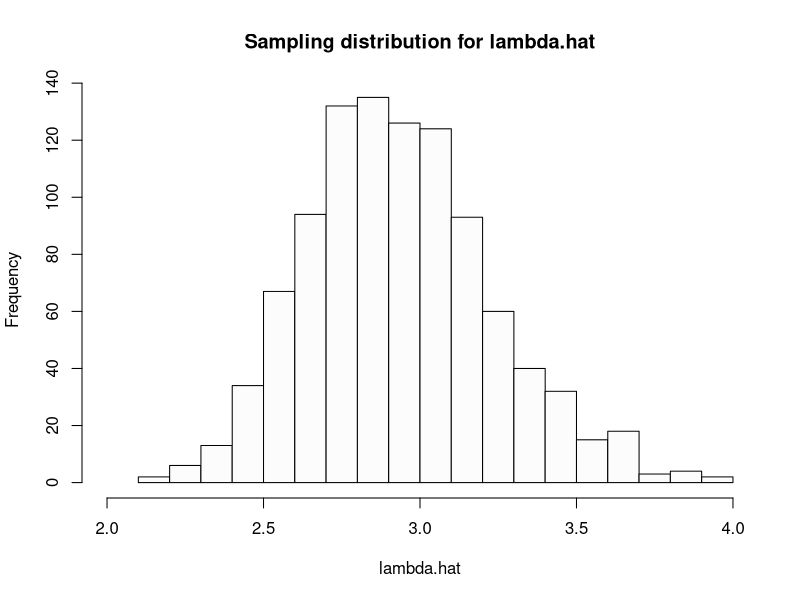
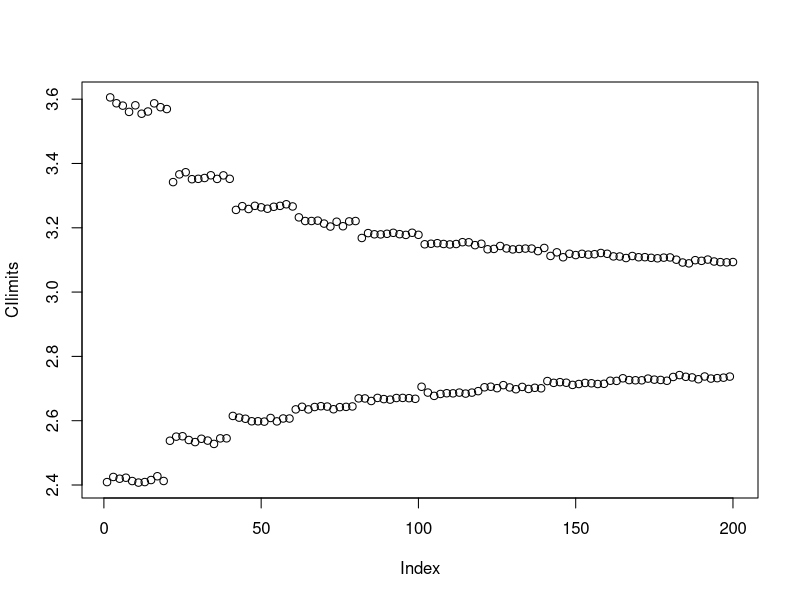

Recreate these plots in R, in order.
# HW 6 - Due Tuesday October 18, 2016 in moodle and hardcopy in class. 
# Upload R file to Moodle with name: HW5_490IDS_YourClassID.R
# Do not remove any of the comments. These are marked by #

# Please ensure that no identifying information (other than your class ID) 
# is on your paper copy, including your name


# We will use the bootstrap technique to generate confidence intervals

# 1. Suppose we have a sample of data from an exponential distribution 
# with parameter lambda. In this case use lambda.hat = 1/mean(X). 

# As the number of observations increases, does the estimate for lambda 
# become roughly normally distributed? We will answer this question in
# the following parts.

# 1a. (1) Generate 100 observations of test data, with lambda=3. Remember
# to set your seed before carrying out any computations.
set.seed(0)
lambda=3
n=100
expsample <- rexp(100,3)

# 1b. (1) What is the mean of your test data? (give the code and the value)

mean(expsample)
#[1] 0.344049

# 1c. (1) What is your estimate lambda.hat? (give the code and the value)

lambda.hat <- 1/mean(expsample)
lambda.hat
#[1] 2.906563

# 2. Now use the bootstrap to estimate the distribution of 
# lambda.hat and create bootstrap confidence intervals for lambda, 
# rather than the approach in 1).

# 2a. (1) Form a set of bootstrap estimates of our parameter by generating B
# random samples as you did once in 1a but use lambda.hat since we do not
# know the true lambda in this case (keep n=100). Set B=1000, and again set
# your seed.

set.seed(0)
n=100
B=1000
mean_bssample <- replicate(B,1/mean(rexp(n,lambda.hat)))

# 2b. (1) Get a new estimate for lambda.hat from each of the bootstrap samples
# in 2a. You'll want to create a matrix to receive each value. You should 
# have 1000 estimates for lambda.hat now.

matrix_bs <- matrix(mean_bssample)
length(matrix_bs)
#[1] 1000

# 2c. (2) Now look at the sampling distribution for lambda.hat, using the hist
# function. Remember the graphing techniques discussed in class and use them 
# to make the plot look professional. Does the distribution look normal?

hist(matrix_bs,breaks=20,xlim=c(2,4),xlab="lambda.hat",main="Sampling distribution for lambda.hat",col="gray99")
# The distribution looks normal as we can see the histogram is quite symmetrical.

# 2d. (1) Calculate an estimate of the standard error of lambda.hat using your
# collection of bootstrap estimated parameters. What is your confidence interval?

se <- sd(matrix_bs)
se
#[1] 0.3074817
bs_upper <- lambda.hat + qnorm(.975)*se
bs_upper
bs_lower <- lambda.hat - qnorm(.975)*se
bs_lower
# The confidence interval is: [2.323442, 3.489683].

# 3a. (5) We made some decisions when we used the bootstrap above that we can now question. 
# Repeat the above creation of a confidence interval for a range of values of data
# (we had our sample size fixed at 100) and a range of bootstrap values (we had B 
# fixed at 1000). Suppose the sample size varies (100, 200, 300, .... , 1000) and 
# B varies (1000, 2000, ... , 10000). You will likely find it useful to write
# functions to carry out these calculations. Your final output should be 
# upper and lower pairs for the confidence intervals produced using the bootstrap
# method for each value of sample size and B.

# generalize 2b into a function, and vary inputs of sample size and B as we did above.

rm(list = ls()) # clear the environment
set.seed(0)
lambda = 3
lambda.hat <- 1/mean(rexp(100,3))

boot.sample <- function(sample.size, B){
  boot.sample <- matrix(replicate(B, 1/mean(rexp(sample.size,lambda.hat))))
  return(boot.sample)
}

n <- seq(100, 1000, by=100)
B <- seq(1000, 10000, by=1000)

bssample <- lapply(n, function(sample.size) lapply(B, function(B) boot.sample(sample.size, B)))
quantiles <- lapply(bssample, function(x) lapply(x, function(y) quantile(y,c(.025,0.975))))
CIlimits <- array(data=unlist(quantiles), c(2,10,10), list(c("Lower", "Upper"), B, n))
CIlimits

# 3b. (2) Plot your CI limits to show the effect of changing the sample size and 
# changing the number of bootstrap replications. What do you conclude?

w <- data.frame(CIlimits)
CIUpper <- w[!c(TRUE,FALSE),]
CIUpper
CILower <- w[c(TRUE,FALSE),]
CILower
CIUpper.v <- as.vector(unlist(CIUpper))
CILower.v <- as.vector(unlist(CILower))
plot(CIlimits)
#As we can see, as the number of bootstrap increase, the confidence interval decrease as the lower limit increases, and the upper limit decrease. 
#The changing in the sample size do not affect much. 
#The CI limits are approaching 3.0 as the number of bootstrap increase.


# 4a. (5) In 1961 John Tukey wrote an article called The Future of Data Analysis 
# (it is uploaded in moodle). Some people say it is prophetic regarding the 
# field of Data Science today. Do you agree or disagee? Why or why not? (Please 
# keep your answer less than 500 words).

#I agree that John Tukey’s article is prophetic regarding the field of Data Science today. First, as a statistician, Dr. Tukey realize the important of data analysis as a science just like mathematics by pointing out it as a ubiquitous problem that has intellectual content, organization into an understandable form, and reliance upon the test of experience as the ultimate standard of validity. It gives a lot of disciplines that shows the close connection between statistics, mathematics and data analysis. It brings the question of “what is data science” without actually define data analysis as data science, but it gives insights on how to practice data analysis and the importance of it. Dr. Tukey also talks about factor analysis to emphasize the complexity and dispersion of data.

#Especially in the eighth chapter: How shall we proceed?, Dr. Tukey talks about the necessary tools for us to actually conduct data analysis, and the relative statistical methods that could also be carry out during data analysis. One of his point that I strongly agree and I believe is prophetic is that, he mentions the need for iterative procedures in data analysis. As we learn in this class, functions and for loops all allow us to conduct quite straightforward calculation and also avoid repeated computation. Data science as said by Dr. Tukey, is an empirical science as it does involves empirical sampling. 

#Another important part of this book is that it emphases the importance of computer. It recognizes computers’ impact on storing data, saving massive time on computation and more accuracy it brings.


# 4b. (5) Relate the article to the Life Cycle of Data discussion from class. 
# You may wish to choose an example or idea from the article and clearly explore how it 
# relates to the Life Cycle of Data. (Please keep your answer less than 500 words).

#In Dr. Tukey’s article, he mentions the dangers of optimization in the introduction part. In his point of view, data analysis go through the natural chain of growth of five mains stages. A1’ recognition of problem, a1” one technique used, a2 competing techniques used, a3 rough comparisons of efficacy, a4 comparison in terms of a precise (and thereby inadequate) criterion, a5’ optimization in terms of a precise, and similarly inadequate criterion, a5” comparison in terms of several criteria. One of the two main commandments in connection with these problems is to urge the extension of work from each stage to the next, with special emphasis on the earlier stage. He pointed out that the earlier stage of the cycle of data analysis is as important as the later stages of analysis valued by statisticians. This is the same as what we learn in the life cycle of data. The collection and acquisition stage of data, as the very first stage, actually plays an important role for researchers to understand the original source, and maximize the potential for reusing and preservation of data over time. 

#In addition, as we know that data analysis and visualization of based on the existing dataset we collected, thus the errors can comes from both the original data and human-errors. Dr. Tukey also states similar point in his article. He said that, “Danger only comes from mathematical optimizing when the results are taken too seriously.” That being said, data analysis provides us guidance through the process more than just a final result. Another factor is that people based upon the historical circumstances than upon today’s condition, which means that even after the research is completed and data is archived, people may still use it in the future, and when they do, they would not only just look at the answer. With different conditions and factors change, we need to know the criteria set for the data in the first place, how do we filter and narrow down the dataset for study. Thus, listing out all the stages can help future researchers to have more understanding of the data analysis. 










	